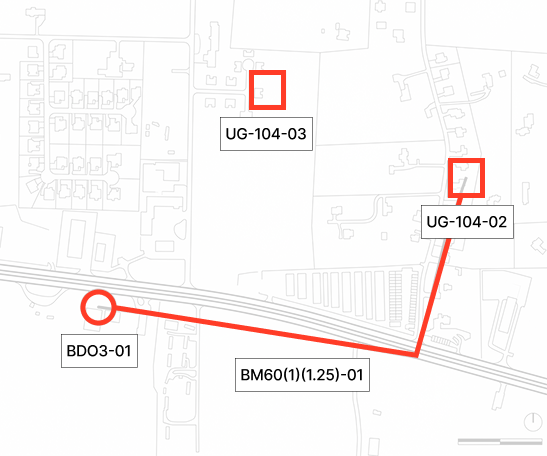
#> input picture reference/figma/blueprint-end.png, 547 x 456 px
$ python blueprint-clean.py blueprint-end.png blueprint-start.png
#> lines starting #> are read from the running program, lines starting #| are printed output that depends on the picture; after the words box and inside, x2 and y2 are one past the last pixel; in counts of white or black regions, pixels touching at a corner belong together
import sys, numpy as np
from PIL import Image, ImageFilter
src, out_dir = sys.argv[1], sys.argv[2]
im = Image.open(src).convert("RGBA")
#> im is the input picture: PIL image 547x456 RGBA; mean R, G, B, A 236.4, 233.1, 232.7, 65.2
bg = Image.new("RGBA", im.size, (255,255,255,255)); bg.alpha_composite(im)
#> after `bg = Image.new('RGBA', im.size, (255, 255, 255, 255))`: bg: PIL image 547x456 RGBA; every value is 255
g = np.array(bg.convert("L")).astype(float)
dark = g < 140
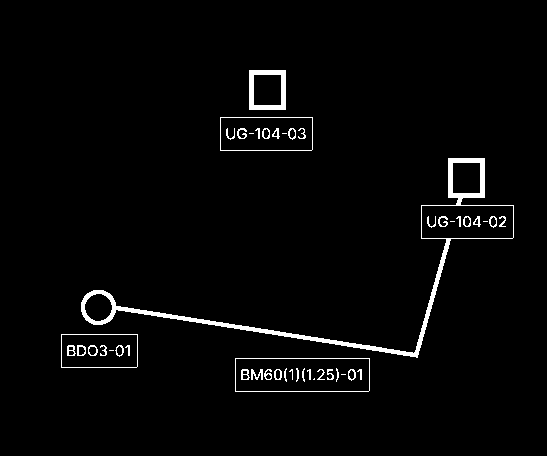
#> dark: shape (456, 547) bool; 2.4% white; 46 white regions (8 under 20 px), largest, box (x1, y1, x2, y2) and area: (81, 158, 514, 358) 3231, (249, 70, 286, 110) 670, (235, 358, 370, 392) 333
# thick-stroke detector: pixels whose 3x3 neighbourhood is entirely dark (map linework is ~1px)
H, W = dark.shape
#> H = 456; W = 547
thick = np.zeros_like(dark)
for dy in (-1,0,1):
    for dx in (-1,0,1):
        pass
pad = np.pad(dark, 1)
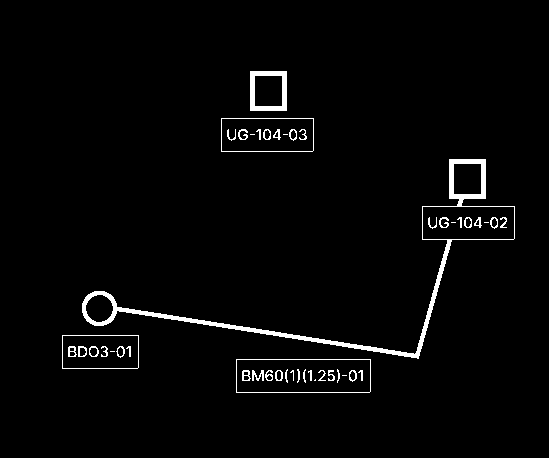
#> pad: shape (458, 549) bool; 2.4% white; 46 white regions (8 under 20 px), largest, box (x1, y1, x2, y2) and area: (82, 159, 515, 359) 3231, (250, 71, 287, 111) 670, (236, 359, 371, 393) 333
win = np.ones_like(dark)
for dy in range(3):
    for dx in range(3):
        win &= pad[dy:dy+H, dx:dx+W]
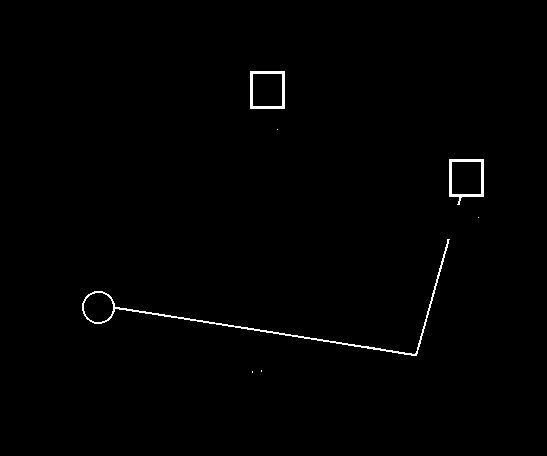
#> win: shape (456, 547) bool; 0.75% white in thin lines or dots, all inside (x1, y1, x2, y2) = (82, 71, 484, 373)
thick = win.copy(); thick[425:, :] = False  # keep the scale bar
print("thick px", int(thick.sum()))
#| thick px 1868
ys, xs = np.nonzero(thick)
#> ys = 1868 values from 71 to 372; xs = 1868 values, max 483 at index 437, min 82 at index 1035, mean 315.4
print("thick bbox", xs.min(), ys.min(), xs.max(), ys.max())
#| thick bbox 82 71 483 372
# dilate thick by 3px to cover the full markup stroke, then erase from the map
m = Image.fromarray((thick*255).astype(np.uint8)).filter(ImageFilter.MaxFilter(7))
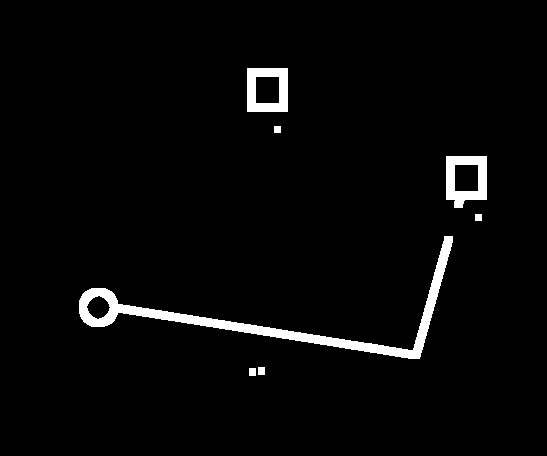
#> m: PIL image 547x456 L; 3% white; 7 white regions, largest, box (x1, y1, x2, y2) and area: (79, 236, 453, 359) 4761, (446, 156, 487, 208) 1282, (247, 68, 288, 112) 1206
mask = np.array(m) > 0
clean = g.copy(); clean[mask] = 255
#> after `clean[mask] = 255`:
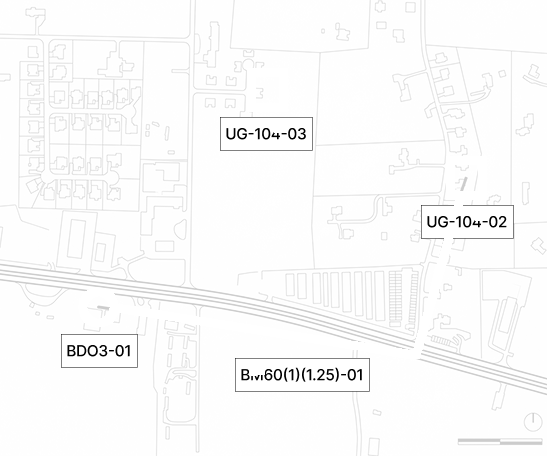
#> clean: shape (456, 547) float64; min 0, max 255, mean 249.9
Image.fromarray(clean.astype(np.uint8)).save(f"{out_dir}/map-clean.png")
Image.fromarray((mask*255).astype(np.uint8)).save(f"{out_dir}/markup-mask.png")
# bitmap for potrace: map lines black on white, threshold
Image.fromarray(((clean < 170)*0 + (clean >= 170)*255).astype(np.uint8)).convert("1").save(f"{out_dir}/map.pbm")
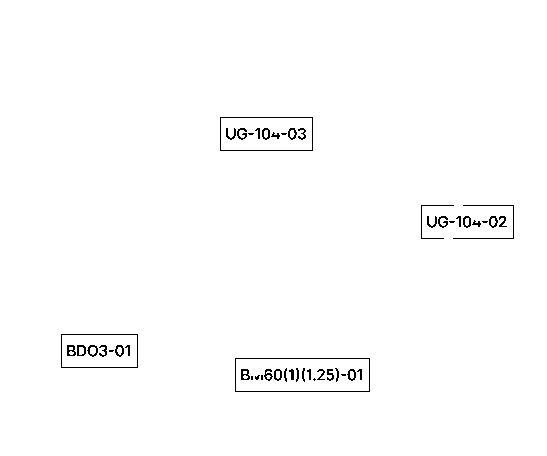
#> saved as map.pbm: PIL image 547x456 1; 99% white; black in thin lines or dots, all inside (x1, y1, x2, y2) = (61, 117, 514, 392)
# column/row histograms of thick pixels to locate markup pieces
from collections import Counter
print("thick x hist (by 20px):", sorted(Counter((xs//20*20).tolist()).items()))
#> (printed output is left out)
print("thick y hist (by 20px):", sorted(Counter((ys//20*20).tolist()).items()))
#| thick y hist (by 20px): [(60, 141), (80, 120), (100, 141), (120, 1), (140, 35), (160, 178), (180, 196), (200, 12), (220, 3), (240, 41), (260, 43), (280, 106), (300, 287), (320, 328), (340, 232), (360, 4)]
